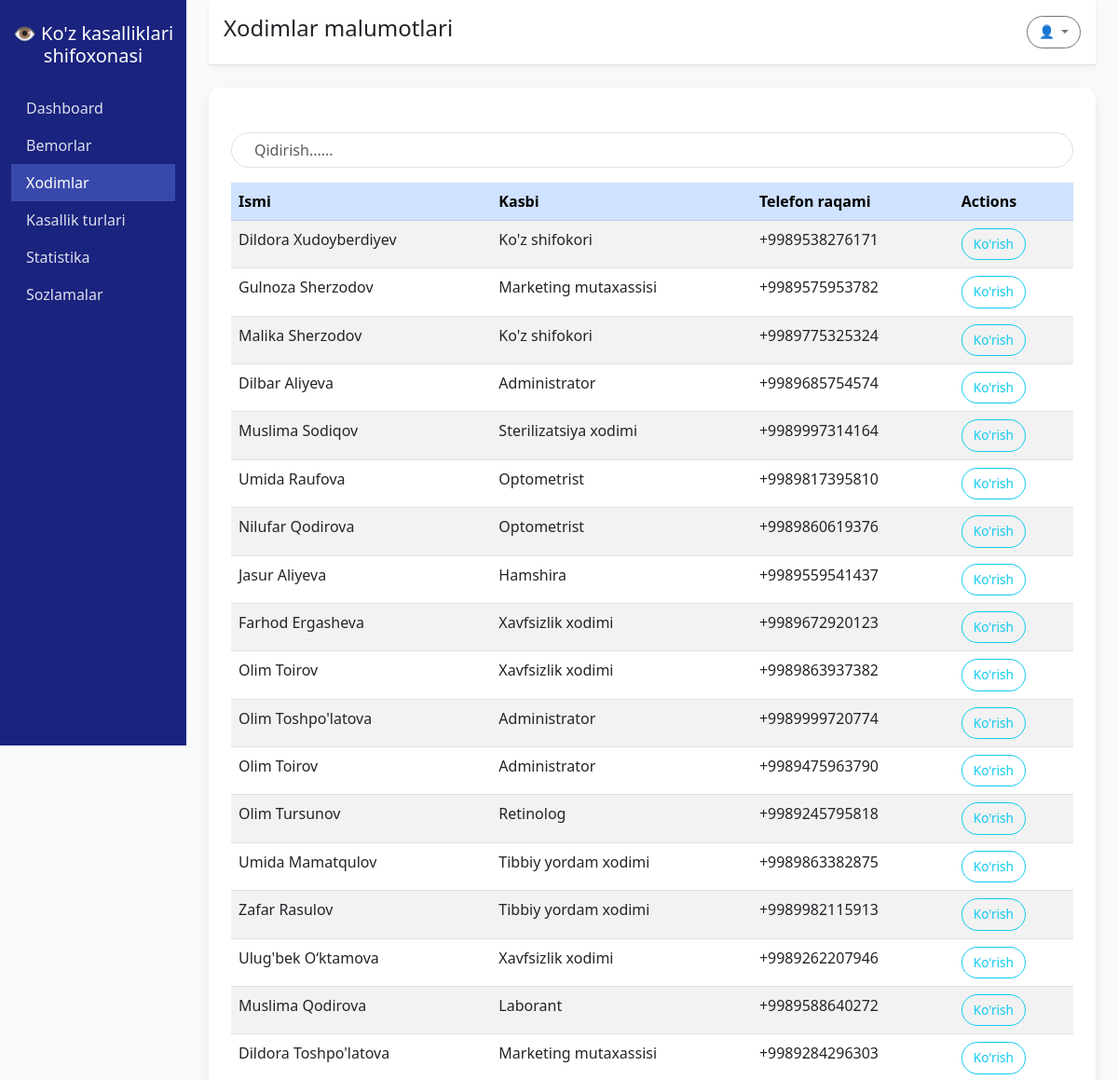
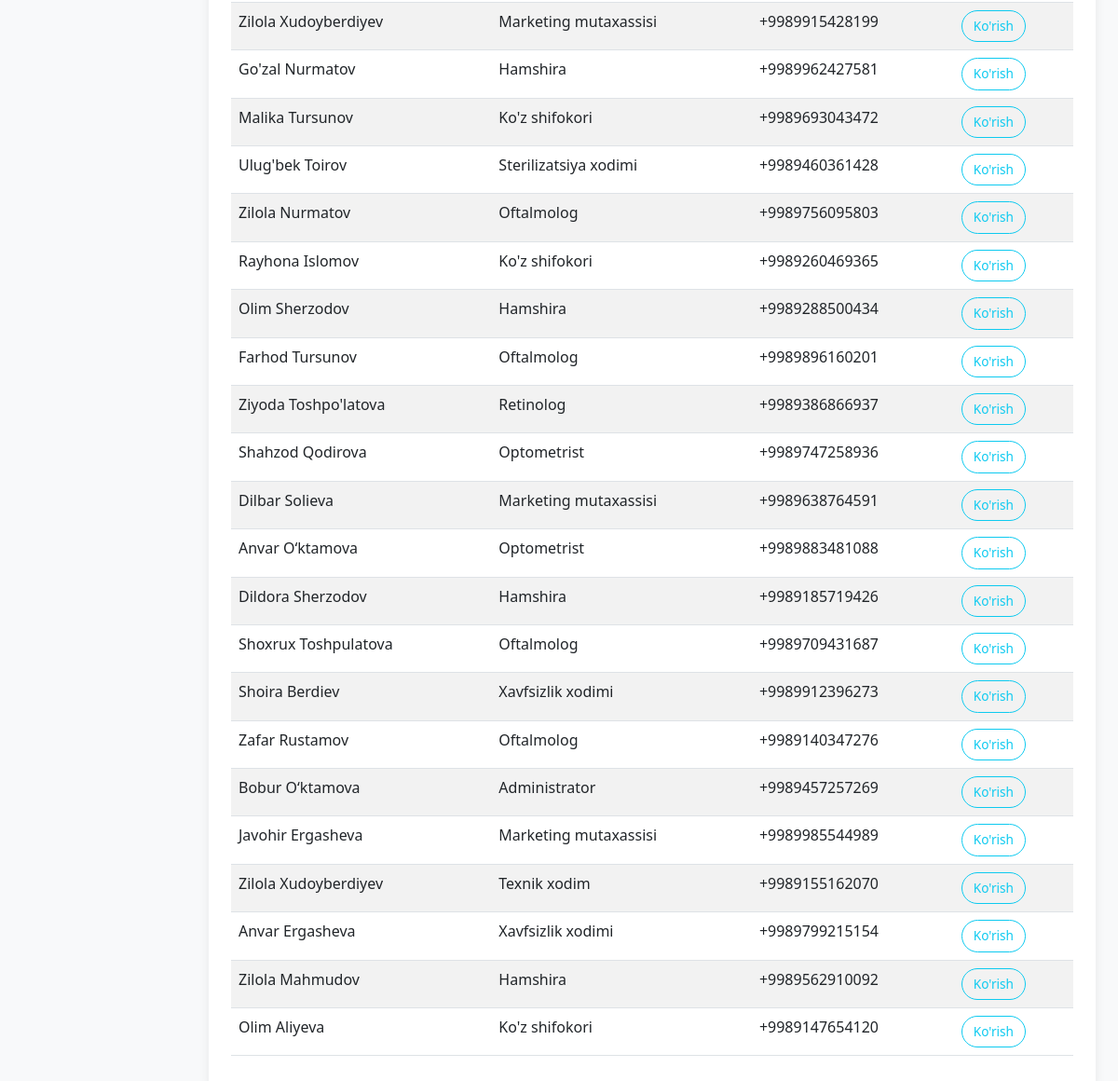
Page /staff/ on the committed database (2 pictures, top to bottom).
### app/models.py (models this page shows, shortened)
class Staff(models.Model):
    id = models.AutoField(primary_key=True)
    name = models.CharField(max_length=100)
    occupation = models.CharField(max_length=100)
    phone = models.CharField(max_length=100)

### app/views.py (the view)
# urls.py: path('staff/', views.staff, name='staff'),
def staff(request):
    staff = Staff.objects.all()
    return render(request, 'staff.html', {'staff': staff})

### templates/staff.html (shortened to what this page needs)
{% extends 'base.html' %}
{% block page_title %}Xodimlar malumotlari{% endblock %}
{% block content %}
<div class="card p-4 mt-4">
  <div class="d-flex justify-content-between mb-3">
  </div>
  <input type="text" class="form-control mb-3" placeholder="Qidirish......">
  <div class="table-responsive">
    <table class="table table-striped">
      <thead class="table-primary">
        <tr>
          <th>Ismi</th>
          <th>Kasbi</th>
          <th>Telefon raqami</th>
          <th>Actions</th>
        </tr>
      </thead>
      <tbody>
        {% for s in staff %}
        <tr>
          <td>{{ s.name }}</td>
          <td>{{ s.occupation }}</td>
          <td>{{ s.phone}}</td>
          <td>
            <a href="{% url 'staff_detail' s.pk %}" class="btn btn-outline-info btn-sm">Ko'rish</a>
          </td>
        </tr>
        {% endfor %}
      </tbody>
    </table>
  </div>
</div>
{% endblock %}

### templates/base.html (shortened to what this page needs)
<!DOCTYPE html>
<html lang="en">
<head>
  <link href="https://cdn.jsdelivr.net/npm/bootstrap@5.3.0/dist/css/bootstrap.min.css" rel="stylesheet">
  <link href="https://cdn.jsdelivr.net/npm/bootstrap-icons@1.10.5/font/bootstrap-icons.css" rel="stylesheet">
</head>
<body>
  <div class="container-fluid">
    <div class="row">
      <nav class="col-md-2 d-md-block sidebar py-4">
        <div class="text-center mb-4">
          <h5>👁️ Ko'z kasalliklari shifoxonasi</h5>
        </div>
        <ul class="nav flex-column" id="sidebarMenu">
          <li class="nav-item"><a class="nav-link {% if request.path == '/' %}active{% endif %}" href="{% url 'dashboard' %}">Dashboard</a></li>
          <li class="nav-item"><a class="nav-link {% if request.path == '/patients/' %}active{% endif %}" href="{% url 'patients' %}">Bemorlar</a></li>
          <li class="nav-item"><a class="nav-link {% if request.path == '/staff/' %}active{% endif %}" href="{% url 'staff' %}">Xodimlar</a></li>
          <li class="nav-item"><a class="nav-link" href="/diseases">Kasallik turlari</a></li>
          <li class="nav-item"><a class="nav-link" href="/statistics">Statistika</a></li>
          <li class="nav-item"><a class="nav-link" href="/settings">Sozlamalar</a></li>
        </ul>
      </nav>
      <main class="col-md-10 ms-sm-auto px-md-4">
        <div class="topbar d-flex justify-content-between align-items-center py-3 px-3 bg-white">
          <h4>{% block page_title %}{% endblock %}</h4>
<div class="dropdown">
  <button class="btn btn-outline-secondary dropdown-toggle btn-sm" type="button" id="profileDropdown" data-bs-toggle="dropdown" aria-expanded="true">
    👤 {{ user.username }}
  </button>
</div>
        </div>
        {% block content %}{% endblock %}
      </main>
    </div>
  </div>
</body>
</html>

### templates/base.html (style rules this page uses)
body { background-color: #f8f9fa; font-family: 'Segoe UI', sans-serif; }
.sidebar { height: 100vh; background-color: #1a237e; color: white; }
.sidebar .nav-link { color: rgba(255,255,255,0.85); }
.sidebar .nav-link.active, .sidebar .nav-link:hover { background-color: #3949ab; color: white; }
.topbar { background-color: white; border-bottom: 1px solid #dee2e6; box-shadow: 0 2px 4px rgba(0,0,0,0.05); }
.card { border: none; border-radius: 12px; box-shadow: 0 4px 12px rgba(0,0,0,0.07); }
.table thead { background-color: #1a237e; color: white; }
.btn { border-radius: 20px; font-size: 0.85rem; padding: 6px 12px; }
.form-control { border-radius: 30px; padding-left: 1.5rem; }

### rows in the picture
Staff: name "Dildora Xudoyberdiyev", occupation "Ko'z shifokori", phone "+9989538276171"
Staff: name "Gulnoza Sherzodov", occupation "Marketing mutaxassisi", phone "+9989575953782"
Staff: name "Malika Sherzodov", occupation "Ko'z shifokori", phone "+9989775325324"
Staff: name "Dilbar Aliyeva", occupation "Administrator", phone "+9989685754574"
Staff: name "Muslima Sodiqov", occupation "Sterilizatsiya xodimi", phone "+9989997314164"
Staff: name "Umida Raufova", occupation "Optometrist", phone "+9989817395810"
Staff: name "Nilufar Qodirova", occupation "Optometrist", phone "+9989860619376"
Staff: name "Jasur Aliyeva", occupation "Hamshira", phone "+9989559541437"
Staff: name "Farhod Ergasheva", occupation "Xavfsizlik xodimi", phone "+9989672920123"
Staff: name "Olim Toirov", occupation "Xavfsizlik xodimi", phone "+9989863937382"
Staff: name "Olim Toshpo'latova", occupation "Administrator", phone "+9989999720774"
Staff: name "Olim Toirov", occupation "Administrator", phone "+9989475963790"
Staff: name "Olim Tursunov", occupation "Retinolog", phone "+9989245795818"
Staff: name "Umida Mamatqulov", occupation "Tibbiy yordam xodimi", phone "+9989863382875"
Staff: name "Zafar Rasulov", occupation "Tibbiy yordam xodimi", phone "+9989982115913"
Staff: name "Ulug'bek O‘ktamova", occupation "Xavfsizlik xodimi", phone "+9989262207946"
Staff: name "Muslima Qodirova", occupation "Laborant", phone "+9989588640272"
Staff: name "Dildora Toshpo'latova", occupation "Marketing mutaxassisi", phone "+9989284296303"
Staff: name "Zilola Xudoyberdiyev", occupation "Marketing mutaxassisi", phone "+9989915428199"
Staff: name "Go'zal Nurmatov", occupation "Hamshira", phone "+9989962427581"
Staff: name "Malika Tursunov", occupation "Ko'z shifokori", phone "+9989693043472"
Staff: name "Ulug'bek Toirov", occupation "Sterilizatsiya xodimi", phone "+9989460361428"
Staff: name "Zilola Nurmatov", occupation "Oftalmolog", phone "+9989756095803"
Staff: name "Rayhona Islomov", occupation "Ko'z shifokori", phone "+9989260469365"
Staff: name "Olim Sherzodov", occupation "Hamshira", phone "+9989288500434"
Staff: name "Farhod Tursunov", occupation "Oftalmolog", phone "+9989896160201"
Staff: name "Ziyoda Toshpo'latova", occupation "Retinolog", phone "+9989386866937"
Staff: name "Shahzod Qodirova", occupation "Optometrist", phone "+9989747258936"
Staff: name "Dilbar Solieva", occupation "Marketing mutaxassisi", phone "+9989638764591"
Staff: name "Anvar O‘ktamova", occupation "Optometrist", phone "+9989883481088"
Staff: name "Dildora Sherzodov", occupation "Hamshira", phone "+9989185719426"
Staff: name "Shoxrux Toshpulatova", occupation "Oftalmolog", phone "+9989709431687"
Staff: name "Shoira Berdiev", occupation "Xavfsizlik xodimi", phone "+9989912396273"
Staff: name "Zafar Rustamov", occupation "Oftalmolog", phone "+9989140347276"
Staff: name "Bobur O‘ktamova", occupation "Administrator", phone "+9989457257269"
Staff: name "Javohir Ergasheva", occupation "Marketing mutaxassisi", phone "+9989985544989"
Staff: name "Zilola Xudoyberdiyev", occupation "Texnik xodim", phone "+9989155162070"
Staff: name "Anvar Ergasheva", occupation "Xavfsizlik xodimi", phone "+9989799215154"
Staff: name "Zilola Mahmudov", occupation "Hamshira", phone "+9989562910092"
Staff: name "Olim Aliyeva", occupation "Ko'z shifokori", phone "+9989147654120"
